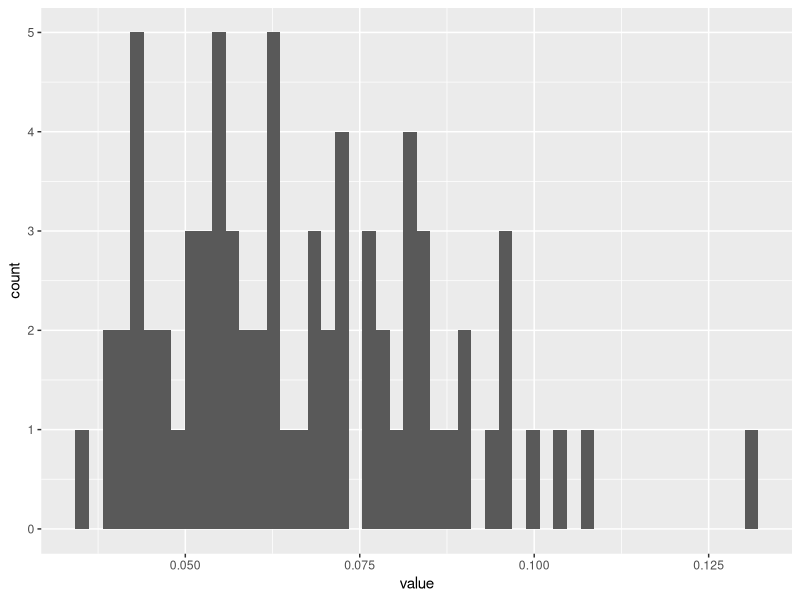
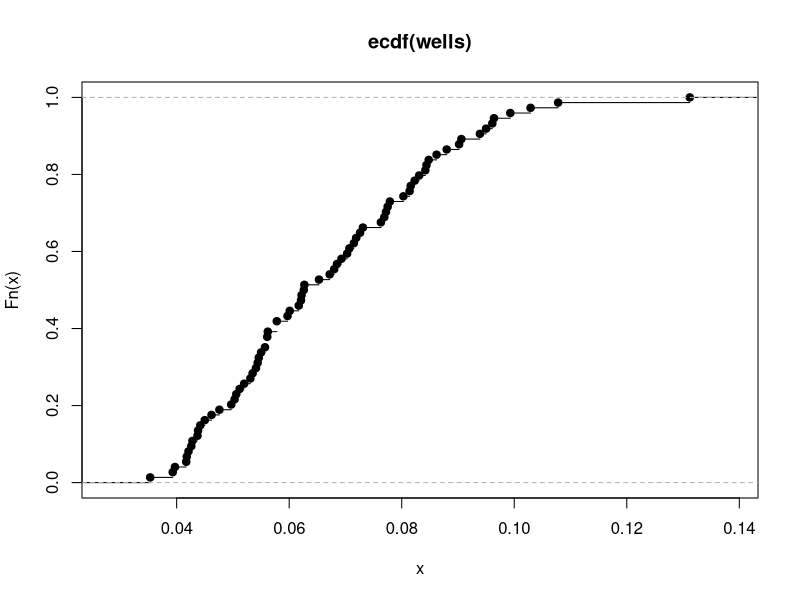

These figures' R source, in order: (Note: this script raises an error after producing the figures.)
## ---- chunk 1
knitr::opts_chunk$set(echo = TRUE)

library(tidyverse)

## ---- chunk 2

set.seed(15)

#74 wells


m <- 0.065
s <- 0.02
location <- log(m^2 / sqrt(s^2 + m^2))
shape <- sqrt(log(1 + (s^2 / m^2)))
print(paste("location:", location))
print(paste("shape:", shape))

wells <- rlnorm(n = 74, location, shape) %>% 
  round(., 4)


wells

wells_df <-
  wells %>%
  as_tibble() %>% 
  rename(concentration_ppm = value)

wells_df

max(wells)

wells %>%
  as_tibble() %>% 
  ggplot(aes(x = value)) +
    geom_histogram(bins = 50)

plot(ecdf(wells))

mean(wells)

quantile(wells,  probs = c(90, 95, 99)/100)


write_rds(wells_df, "wells.rds")

write_excel_csv(wells_df, "wells.csv")

write_excel(wells_df, "wells.xls")

